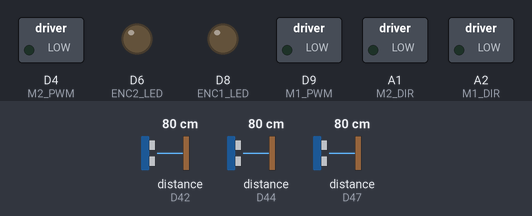
The sketch below on a simulated Arduino Zero (SAMD21). Shown: switched loads named in the sketch (green lamp = pin HIGH), output pins drawn as LEDs (lit = HIGH). Dashed ring = blinking. The inputs (shaded band) are chosen by the test bench; at power-on: distance to the obstacle (sensors on D42, D44, D47) 80 cm. No radio packets arrive unless stated; what the sketch prints to the serial monitor is not drawn.

Above: at 3.3 s.
3.4 s: distance to the obstacle (sensor on D42) set to 7 cm
4.9 s: distance to the obstacle (sensor on D42) set to 4 cm
At 5.9 s:
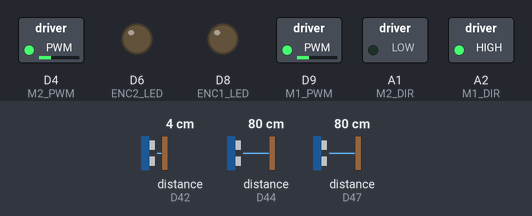
7.9 s: distance to the obstacle (sensor on D42) set to 9 cm
At 9.7 s:
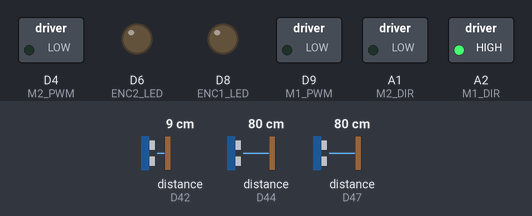
10.0 s: distance to the obstacle (sensor on D42) set to 2 cm
At 10.7 s:
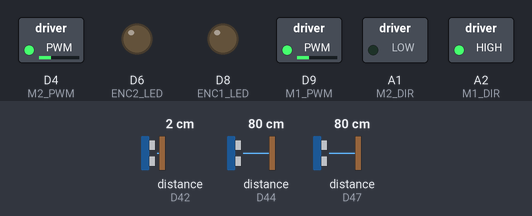
Timing chart, 0 to 14.0 s (numbered marks = the images above; inputs shaded):
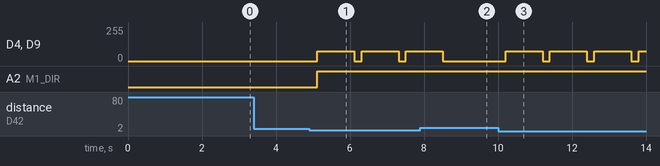

The sketch:

tof_rovable.ino
```cpp
#include <VL53L1X.h>
#include <Adafruit_MPU6050.h>
#include <Adafruit_Sensor.h>
#include <RF24Network.h>
#include <RF24.h>
#include "definitions.h"
#include <printf.h>


/* Hardware devices */
Adafruit_MPU6050 mpu;
VL53L1X tof_left;
VL53L1X tof_right;
VL53L1X tof_middle;
RF24 radio(2, 10, 2000000);
RF24Network network(radio);

/*Setting Parameters*/
const uint16_t this_rov = 01;  //{00, 01, 02, 03, 04}; = Rovable ID on the network
const uint16_t base = 00; // address of base station

// Parameters used in the ToF Collision Avoidance
int caThresh = 50;
bool nearObs = false;


struct message_tof {

  uint16_t distance_l;
  uint16_t distance_m;
  uint16_t distance_r;

};


bool isNearObs(){
  //Booleans to state if something is within the threshold left middle or right
  bool bool_m = false;
  bool bool_l = false;
  bool bool_r = false;
  if (tof_left.dataReady() && tof_right.dataReady() && tof_middle.dataReady()) {//only enter function if data is ready
    //read left tof sensor and check if it is in the threshold, the read(false) is non-blocking
    tof_left.read(false);
    distance_l = tof_left.ranging_data.range_mm;
    if (distance_l <= caThresh) { bool_l = true; }
    //read right tof sensor and check if it is in the threshold, the read(false) is non-blocking
    tof_right.read(false);
    distance_r = tof_right.ranging_data.range_mm;
    if (distance_r <= caThresh) { bool_r = true; }
    //read middle tof sensor and check if it is in the threshold, the read(false) is non-blocking
    tof_middle.read(false);
    distance_m = tof_middle.ranging_data.range_mm;
    if (distance_m <= caThresh) { bool_m = true; }

    LowPassFilterTof();
  }


  if (bool_l || bool_r || bool_m) {               //if something is within the threshold move in this statement
    //send_tof_base();
    digitalWrite(LED_RED, HIGH);                  //put red light high
    digitalWrite(LED_BLUE, LOW);
    nearObs = true;                            //set global variable true "I see something"
      //do similar thing on the left

  }

  else {                                            //if nothing is within the threshold move in this statement
    digitalWrite(LED_RED, LOW);
    digitalWrite(LED_BLUE, HIGH);                   //burn blue light
    nearObs = false;                             //set global variable to false
  }

  return nearObs;
}

void coll_avoid() {
  if (isNearObs()){
    send_tof_base();
    moveBackward(75, 75);
    delay(1000);
    runMotor(0,0);
  }
}

// Send message to base station
void send_tof_base() {
  //send the message to the base station
  bool ok = false;
  network.update();
  RF24NetworkHeader header(00);
  message_tof message = {  distance_l, distance_m, distance_r };
  digitalWrite(LED_RED, HIGH);
  digitalWrite(LED_BLUE, LOW);
  ok = network.write(header, &message, sizeof(message_tof));
  delay(100);
  digitalWrite(LED_RED, LOW);
  digitalWrite(LED_BLUE, HIGH);
}


void setupTof(){
  // Disable left time of flight sensor to set address of right
  pinMode(TX_GPIO, OUTPUT);
  digitalWrite(TX_GPIO, LOW);
  pinMode(RX_GPIO, OUTPUT);
  digitalWrite(RX_GPIO, LOW);

  // Start middle tof sensor
  tof_middle.setTimeout(500);
  if (!tof_middle.init()) {
    SerialUSB.println("ToF Failed");

  }
  tof_middle.setAddress(0x2F);
  tof_middle.setDistanceMode(VL53L1X::Short);
  tof_middle.setMeasurementTimingBudget(100);
  tof_middle.startContinuous(100);

  //Enable the left tof
  pinMode(TX_GPIO, INPUT);
  delay(10);

  tof_left.setTimeout(500);
  if (!tof_left.init()) {
    SerialUSB.println("ToF Failed");

  }

  // Each sensor must have its address changed to a unique value other than
  // the default of 0x29 (except for the last one, which could be left at
  // the default). To make it simple, we'll just count up from 0x2A.
  tof_left.setAddress(0x2A);
  tof_left.setDistanceMode(VL53L1X::Short);
  tof_left.setMeasurementTimingBudget(100);
  tof_left.startContinuous(100);

  //Enable the right tof
  pinMode(RX_GPIO, INPUT);
  delay(10);

  tof_right.setTimeout(500);
  if (!tof_right.init()) {
    SerialUSB.println("ToF Failed");

  }

  // Each sensor must have its address changed to a unique value other than
  // the default of 0x29 (except for the last one, which could be left at
  // the default). To make it simple, we'll just count up from 0x2A.
  tof_right.setAddress(0x2C);
  tof_right.setDistanceMode(VL53L1X::Short);
  tof_right.setMeasurementTimingBudget(100);
  tof_right.startContinuous(100);

  // //Read sensors before starting
  tof_left.read();
  tof_right.read();
  tof_middle.read();

}

// All the motions
void runMotor(int rightSpeed, int leftSpeed) {
  analogWrite(M1_PWM, rightSpeed);
  analogWrite(M2_PWM, leftSpeed);
}
int moveBackward(int rightSpeed, int leftSpeed) {
  digitalWrite(M1_DIR, 1);
  digitalWrite(M2_DIR, 0);

  runMotor(rightSpeed, leftSpeed);
  return 2;
}

void setup() {

  randomSeed(this_rov);
  SerialUSB.begin(115200);
  delay(2000);
  SerialUSB.println("Starting Rovable");
  Wire.begin();
  Wire.setClock(400000);
  pinMode(M1_DIR, OUTPUT);
  pinMode(M1_PWM, OUTPUT);
  pinMode(M2_PWM, OUTPUT);
  pinMode(M2_DIR, OUTPUT);
  pinMode(ENC1_INT, INPUT);
  pinMode(ENC2_INT, INPUT);
  pinMode(ENC1_LED, OUTPUT);
  pinMode(ENC2_LED, OUTPUT);


  setupTof();

  mpu.begin();
  mpu.setAccelerometerRange(MPU6050_RANGE_2_G);
  mpu.setGyroRange(MPU6050_RANGE_1000_DEG);

  if (!radio.begin()) {
    while (1) {
      SerialUSB.println("Radio failed to start");
    }
  }

  radio.setDataRate(RF24_1MBPS);
  radio.setChannel(100);
  radio.setRetries(0, 0);
  radio.setAutoAck(false);
  radio.setPALevel(RF24_PA_LOW);
  network.begin(this_rov); /*node address*/


}

void loop() {
  coll_avoid();
  network.update();
}
```

LowPassFilter.ino
```cpp
/*
Low pass values for the ToF boards
*/
int INDEX_L = 0;
int VALUE_L = 0;
int SUM_L = 0;
int READINGS_L[WINDOW_SIZE_L];
int AVERAGED_L = 0;

int INDEX_M = 0;
int VALUE_M = 0;
int SUM_M = 0;
int READINGS_M[WINDOW_SIZE_M];
int AVERAGED_M = 0;

int INDEX_R = 0;
int VALUE_R = 0;
int SUM_R = 0;
int READINGS_R[WINDOW_SIZE_R];
int AVERAGED_R = 0;


void LowPassFilterTof(){
    //Moving average filters on readings
    SUM_L = SUM_L - READINGS_L[INDEX_L];      // Remove the oldest entry from the sum
    VALUE_L = distance_l;
    if (VALUE_L > 500) { VALUE_L = 500; }     // Read the next sensor value, limit value for plots
    READINGS_L[INDEX_L] = VALUE_L;            // Add the newest reading to the window
    SUM_L = SUM_L + VALUE_L;                  // Add the newest reading to the sum
    INDEX_L = (INDEX_L + 1) % WINDOW_SIZE_L;  // Increment the index, and wrap to 0 if it exceeds the window size

    SUM_M = SUM_M - READINGS_M[INDEX_M];      // Remove the oldest entry from the sum
    VALUE_M = distance_m;
    if (VALUE_M > 500) { VALUE_M = 500; }     // Read the next sensor value, limit value for plots
    READINGS_M[INDEX_M] = VALUE_M;            // Add the newest reading to the window
    SUM_M = SUM_M + VALUE_M;                  // Add the newest reading to the sum
    INDEX_M = (INDEX_M + 1) % WINDOW_SIZE_M;  // Increment the index, and wrap to 0 if it exceeds the window size

    SUM_R = SUM_R - READINGS_R[INDEX_R];      // Remove the oldest entry from the sum
    VALUE_R = distance_r;
    if (VALUE_R > 500) { VALUE_R = 500; }     // Read the next sensor value, limit value for plots
    READINGS_R[INDEX_R] = VALUE_R;            // Add the newest reading to the window
    SUM_R = SUM_R + VALUE_R;                  // Add the newest reading to the sum
    INDEX_R = (INDEX_R + 1) % WINDOW_SIZE_R;  // Increment the index, and wrap to 0 if it exceeds the window size

    //set moving average distances
    distance_l = SUM_L / WINDOW_SIZE_L;
    distance_m = SUM_M / WINDOW_SIZE_M;
    distance_r = SUM_R / WINDOW_SIZE_R;
}
```

definitions.h
```cpp
// Pin definitions
#define  M1_DIR   A2 //A2 is good
#define  M1_PWM   9  // 9 is good
#define  M2_PWM   4  // 4 is good
#define  M2_DIR   A1 //A1 is good
#define ENC1_INT  3
#define ENC2_INT  7
#define ENC1_LED  8
#define ENC2_LED  6
#define TX_GPIO 1
#define RX_GPIO 0
#define  LED_BLUE  A3   /* blue led, Arduino: A3, mcu: PA4 pin9 */
#define  LED_RED   A4

// Tof
#define WINDOW_SIZE_L 5
#define WINDOW_SIZE_M 5
#define WINDOW_SIZE_R 5
#define WINDOW_SIZE_Z 5

extern int16_t distance_r = 0;
extern int16_t distance_l = 0;
extern int16_t distance_m = 0;
```

Measured:
- the behaviour switches between 6 and 5 cm on distance to the obstacle (sensor on D42) (found by bisection; images 0 and 1)
- after the input at 3.4 s, every drawn part: stays the same
- after the input at 4.9 s, D4 (M2_PWM), D9 (M1_PWM): alternates 75/255 for 1.0 s and 0/255 for 0.20 s, starting after 0.21 s; A2 (M1_DIR): LOW → HIGH after 0.21 s
- after the input at 7.9 s, D4 (M2_PWM), D9 (M1_PWM): goes on until 8.5 s, then stays 0/255
- after the input at 10.0 s, D4 (M2_PWM), D9 (M1_PWM): alternates 75/255 for 1.0 s and 0/255 for 0.20 s, starting after 0.20 s
